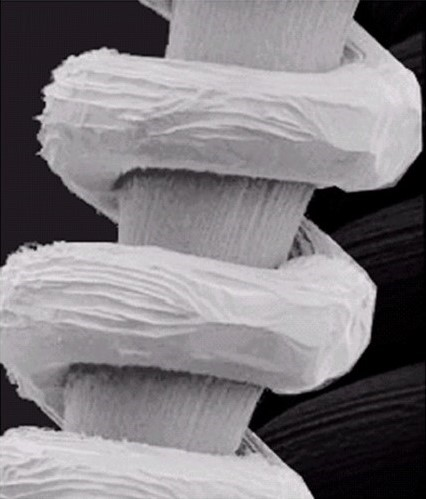
#> input picture 2301368-image-processing/src/assignment02/filament.jpg, 426 x 499 px
$ jupyter execute lab.ipynb   (shell and % lines are left out)
#> lines starting #> are read from the running program, lines starting #| are printed output that depends on the picture
# Assignment #2

Write a program to enhance the given image so that the dark part on the right side of an image
brings out more details using:

1. Global histogram equalization
2. Local histogram equalization with 3 neighborhood sizes: 3x3, 7x7, and 11x11. Find the values for $k_0$, $k_1$, and $k_2$ that you think are the most suitable values.
3. Global gamma <del>collection</del> <ins>correction</ins>.
4. Local gamma <del>collection</del> <ins>correction</ins> with 2 subimage sizes by dividing the image into 2x2 and 3x3. Find
   the most suitable gamma value for each subimage.

What do you think is the best method to use for this image?

[cell 1]
IMAGE_PATH = "filament.jpg"

[cell 2]
from PIL import Image
import numpy as np

raw_img = Image.open(IMAGE_PATH)
#> raw_img is the input picture: PIL image 426x499 RGB; mean R, G, B 127.9, 124.1, 128
# OG Image
raw_img

[cell 3]
img = raw_img.convert('L')  # Convert to grayscale
img_arr = np.asarray(img)

## 1. Global histogram equalization

[cell 4]
# Step by step implementation from https://github.com/rgkannan676/Histogram-Equalization

# This image have 256 levels of greys (0-255), so set L = 256
L = 256

# Number of pixels in the image
num_pixels = img_arr.size
#> num_pixels = 212574

# Freq of each pixel intensity
hist, _ = np.histogram(img_arr.flatten(), bins=L, range=(0, L-1))
#> hist = 256 values, max 6593 at index 28, min 0 at index 236, mean 830.4

# Probability of each pixel intensity
intensities_prob = hist / num_pixels
#> intensities_prob = 256 values, max 0.031 at index 28, min 0 at index 236, mean 0.00391

# Reassign pixel values based on the cumulative distribution function (CDF)
cdf = np.cumsum(intensities_prob)
#> cdf = 256 values from 0.0237 to 1

# Transform the pixel values to the new values based on
# the CDF
min_cdf = np.min(cdf[np.nonzero(cdf)])  # Minimum non-zero value of CDF
#> min_cdf = 0.0237
new_pixel_values = np.round((cdf - min_cdf) / (1 - min_cdf) * (L - 1)).astype(np.uint8)
#> new_pixel_values = 256 values from 0 to 255

# Map the old pixel values to the new pixel values
equalized_img_arr = new_pixel_values[img_arr]
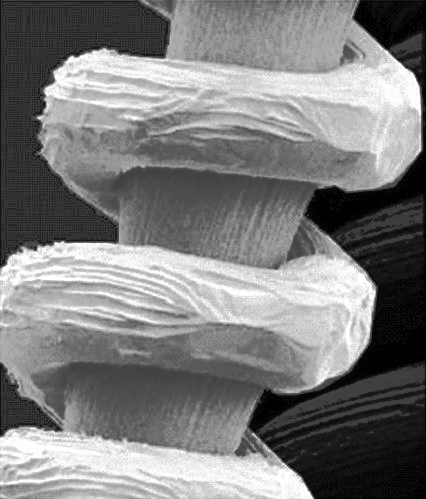
#> equalized_img_arr: shape (499, 426); min 0, max 255, mean 125.6

# Transform back to image
equalized_img = Image.fromarray(equalized_img_arr)
equalized_img

[cell 5]
# Compare the original and equalized images side by side
import matplotlib.pyplot as plt

plt.figure(figsize=(12, 6))
plt.subplot(1, 2, 1)
plt.title('Original Image')
plt.imshow(img, cmap='gray')
plt.subplot(1, 2, 2)
plt.title('Equalized Image')
plt.imshow(equalized_img, cmap='gray')
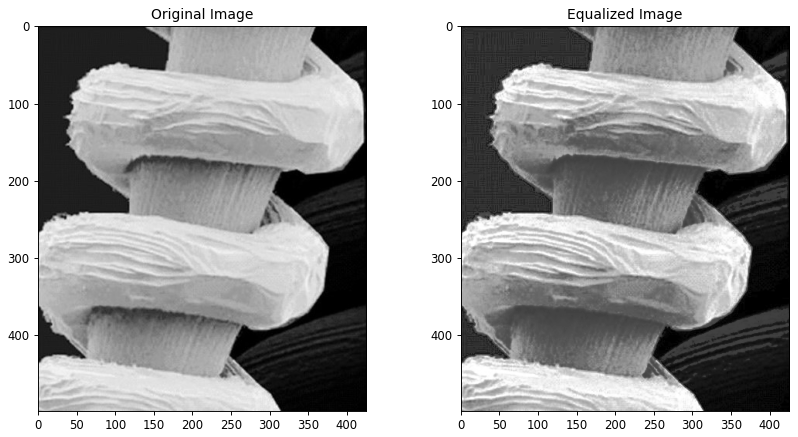
#> figure drawn by matplotlib, 2 panels

[cell 6]
# Show histograms of the original and equalized images
plt.figure(figsize=(12, 6))
plt.subplot(1, 2, 1)
plt.title('Histogram of Original Image')
plt.hist(img_arr.flatten(), bins=L, range=(0, L-1), color='gray')
plt.subplot(1, 2, 2)
plt.title('Histogram of Equalized Image')
plt.hist(equalized_img_arr.flatten(), bins=L, range=(0, L-1), color='gray')
plt.show()
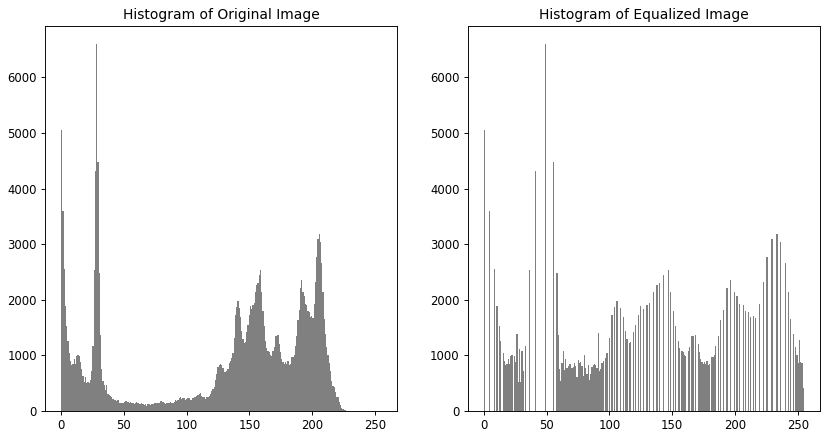
#> figure drawn by matplotlib, 2 panels; panel 1: tallest bar 6593 high, from x = 27.89 to 28.89; panel 2: tallest bar 6593 high, from x = 48.81 to 49.8

## Local histogram equalization
2. Local histogram equalization with 3 neighborhood sizes: 3x3, 7x7, and 11x11. Find the values for $k_0$, $k_1$, and $k_2$ that you think are the most suitable values.

### Conditional local histogram equalization

A pixel is enhanced only when its local neighbourhood is dark and has a useful amount of contrast:

$$m_{S_{xy}} \leq k_0m_G, \qquad k_1\sigma_G \leq \sigma_{S_{xy}} \leq k_2\sigma_G.$$

The values below ($k_0=0.8$, $k_1=0.1$, $k_2=1.5$) target darker areas while avoiding completely uniform neighbourhoods and very high-contrast edges. They are deliberately defined in one place so they can be tuned after comparing the outputs.

[cell 7]
# Chosen conditional-local-enhancement parameters
k0, k1, k2 = 0.8, 0.1, 1.5
local_neighborhood_sizes = (3, 7, 11)

global_mean = img_arr.mean()
#> global_mean = 125.7
global_std = img_arr.std()
#> global_std = 73.11

def conditional_local_histogram_equalization(image, window_size, k0, k1, k2):
    """Equalize only pixels whose local statistics meet the k0/k1/k2 rule."""
    pad = window_size // 2
    padded = np.pad(image, pad, mode='edge')
    windows = np.lib.stride_tricks.sliding_window_view(
        padded, (window_size, window_size)
    )

    local_mean = windows.mean(axis=(-2, -1))
    local_std = windows.std(axis=(-2, -1))
    should_enhance = (
        (local_mean <= k0 * global_mean)
        & (local_std >= k1 * global_std)
        & (local_std <= k2 * global_std)
    )

    result = image.copy()
    for row, col in zip(*np.nonzero(should_enhance)):
        window = windows[row, col]
        histogram = np.bincount(window.ravel(), minlength=256)
        cdf = histogram.cumsum()
        cdf_min = cdf[np.nonzero(cdf)[0][0]]

        # A uniform window has no contrast to enhance; retain its original value.
        if cdf_min < window.size:
            value = image[row, col]
            result[row, col] = np.round(
                (cdf[value] - cdf_min) / (window.size - cdf_min) * 255
            ).astype(np.uint8)

    return result, should_enhance

conditional_equalized = {}
enhanced_fraction = {}
for size in local_neighborhood_sizes:
    enhanced, mask = conditional_local_histogram_equalization(
        img_arr, size, k0, k1, k2
    )
    conditional_equalized[size] = enhanced
    enhanced_fraction[size] = mask.mean()
#> this loop made 3 passes
#> pass 1, in conditional_local_histogram_equalization, `local_std = windows.std(axis=(-2, -1))`:
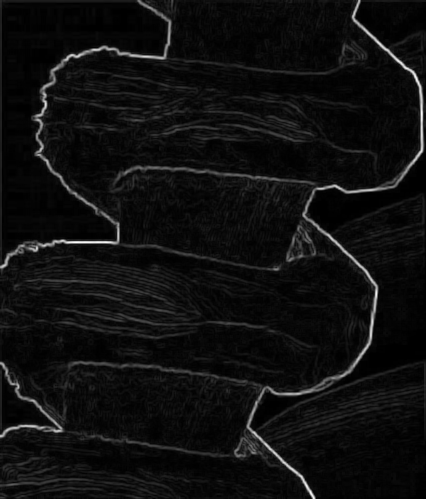
#> local_std: shape (499, 426) float64; min 0, max 72.89, mean 4.4; drawn with min black and max white
#> pass 1, in conditional_local_histogram_equalization, `should_enhance = ( (local_mean <= k0 * global_mean) & (local_std >= k1..`:
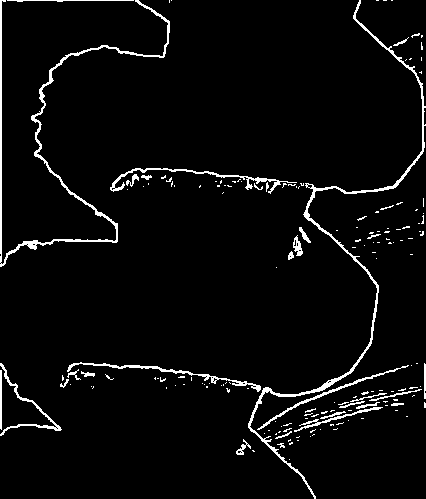
#> should_enhance: shape (499, 426) bool; 3.9% white in thin lines or dots
#> after the loop, conditional_equalized = 3 items; enhanced_fraction = {3: 0.0395, 7: 0.0944, 11: 0.129}

print(f'k0={k0}, k1={k1}, k2={k2}')
for size in local_neighborhood_sizes:
    print(f'{size}x{size}: {enhanced_fraction[size]:.1%} of pixels enhanced')

fig, axes = plt.subplots(1, 4, figsize=(18, 5))
axes[0].imshow(img_arr, cmap='gray', vmin=0, vmax=255)
axes[0].set_title('Original')
for axis, size in zip(axes[1:], local_neighborhood_sizes):
    axis.imshow(conditional_equalized[size], cmap='gray', vmin=0, vmax=255)
    axis.set_title(f'Conditional local HE\n{size}x{size}')
for axis in axes:
    axis.axis('off')
plt.tight_layout()
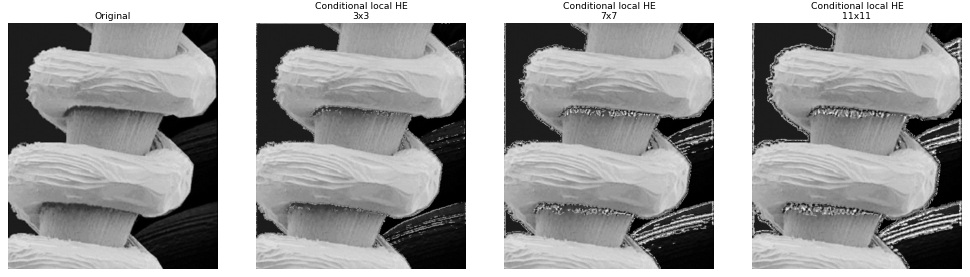
#> figure drawn by matplotlib, 4 panels

จากผลที่ได้คิดว่าใช้ค่า 0.8, 0.1, 1.5 เป็นค่าที่เหมาะสมโดยที่ทำให้เห็นรายละเอียดของภาพส่วนที่มืดชัดเจนขึ้นโดยไม่ทำให้เกิด noise ส่วนที่เป็น uniform และ edge ที่มี contrast สูงเกินไป

## 3. Global gamma correction

[cell 8]
# Global gamma correction

def global_gamma_correction(image, gamma):
    """Apply global gamma correction to the image."""
    normalized = image / 255.0
    corrected = np.power(normalized, gamma)
    return np.clip(corrected * 255, 0, 255).astype(np.uint8)

global_gamma_correction_values = [0.5, 1.0, 2.0]
global_gamma_corrected = {}
for gamma in global_gamma_correction_values:
    global_gamma_corrected[gamma] = global_gamma_correction(img_arr, gamma)
#> this loop made 3 passes
#> pass 1, in global_gamma_correction, `corrected = np.power(normalized, gamma)`:
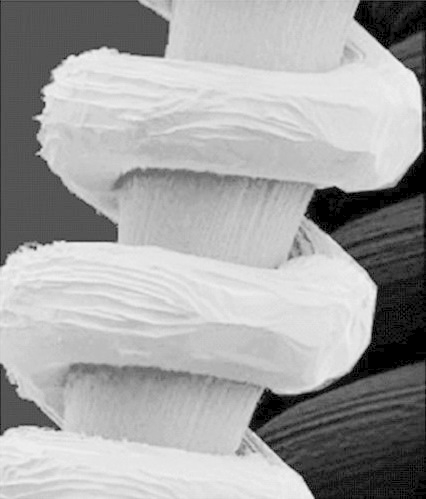
#> corrected: shape (499, 426) float64; min 0, max 0.96, mean 0.647
#> pass 3, in global_gamma_correction (call 3), `corrected = np.power(normalized, gamma)`:
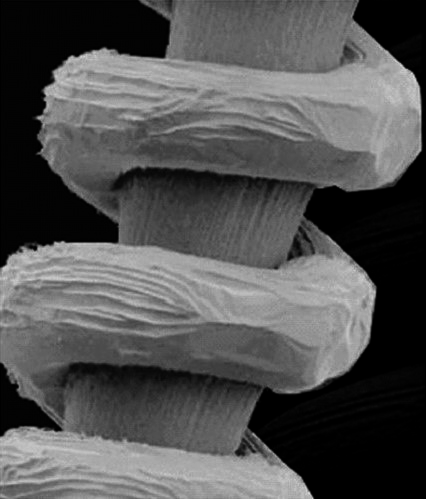
#> corrected: shape (499, 426) float64; min 0, max 0.849, mean 0.325
#> after the loop, global_gamma_corrected = 3 items

# Compare the original and gamma-corrected images side by side
fig, axes = plt.subplots(1, len(global_gamma_correction_values) + 1, figsize=(18, 5))
axes[0].imshow(img_arr, cmap='gray', vmin=0, vmax=255)
axes[0].set_title('Original')
for axis, gamma in zip(axes[1:], global_gamma_correction_values):
    axis.imshow(global_gamma_corrected[gamma], cmap='gray', vmin=0, vmax=255)
    axis.set_title(f'Global Gamma Correction\nGamma={gamma}')
for axis in axes:
    axis.axis('off')
plt.tight_layout()
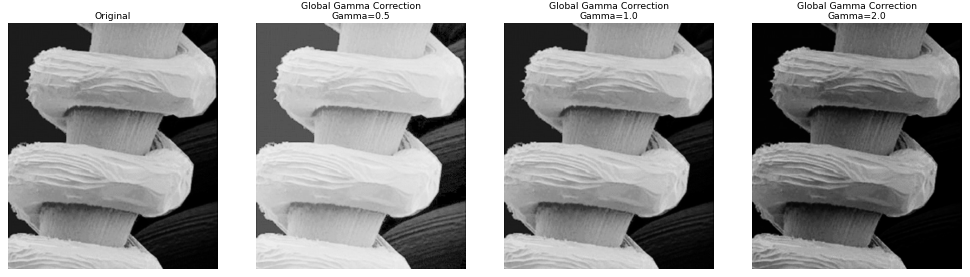
#> figure drawn by matplotlib, 4 panels

## Local gamma correction

4. Local gamma <del>collection</del> <ins>correction</ins> with 2 subimage sizes by dividing the image into 2x2 and 3x3. Find
   the most suitable gamma value for each subimage.

[cell 9]
# Local gamma correction

def local_gamma_correction(image, subimage_size, gamma):
    """Apply local gamma correction to the image by dividing it into subimages."""
    h, w = image.shape
    corrected_image = np.zeros_like(image)
    for i in range(0, h, subimage_size):
        for j in range(0, w, subimage_size):
            subimage = image[i:i+subimage_size, j:j+subimage_size]
            corrected_subimage = global_gamma_correction(subimage, gamma)
            corrected_image[i:i+subimage_size, j:j+subimage_size] = corrected_subimage
    return corrected_image

subimage_sizes = [2, 3]
local_gamma_values = [0.2, 0.4,0.5, 1.0, 2.0, 3.0]
local_gamma_corrected = {}
for size in subimage_sizes:
    local_gamma_corrected[size] = {}
    for gamma in local_gamma_values:
        local_gamma_corrected[size][gamma] = local_gamma_correction(img_arr, size, gamma)
#> after the loop, local_gamma_corrected = 2 items

# Compare the original and local gamma-corrected images side by side
for size in subimage_sizes:
    fig, axes = plt.subplots(1, len(local_gamma_values) + 1, figsize=(18, 5))
    axes[0].imshow(img_arr, cmap='gray', vmin=0, vmax=255)
    axes[0].set_title('Original')
    for axis, gamma in zip(axes[1:], local_gamma_values):
        axis.imshow(local_gamma_corrected[size][gamma], cmap='gray', vmin=0, vmax=255)
        axis.set_title(f'Local Gamma Correction\nSize={size}x{size}, Gamma={gamma}')
    for axis in axes:
        axis.axis('off')
    plt.tight_layout()
plt.show()
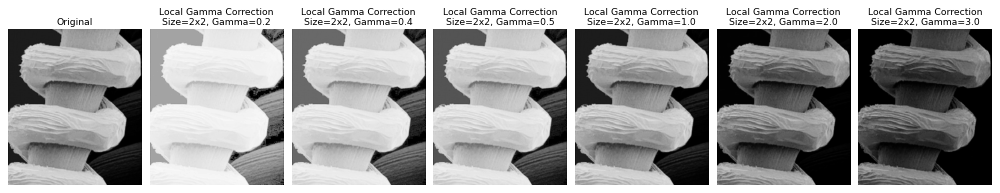
#> figure drawn by matplotlib, 7 panels
